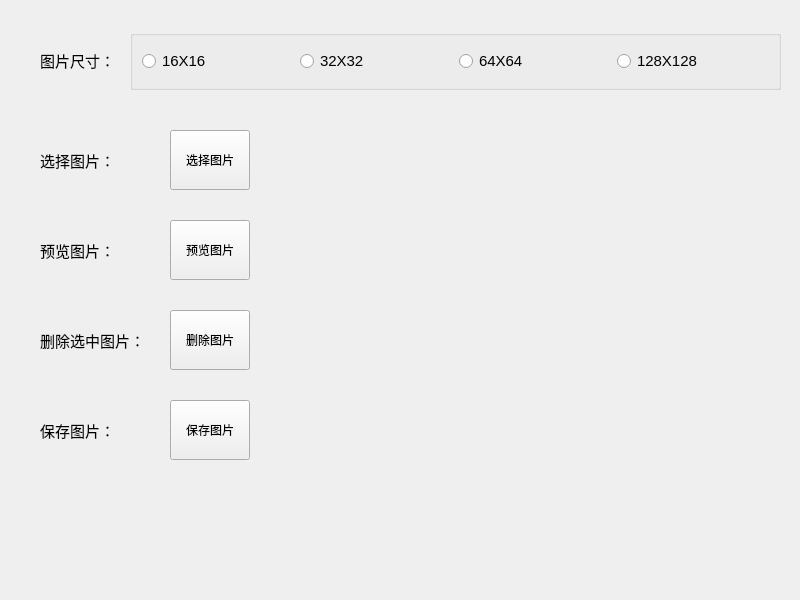
<?xml version="1.0" encoding="UTF-8"?>
<ui version="4.0">
 <class>Widget</class>
 <widget class="QWidget" name="Widget">
  <property name="geometry">
   <rect>
    <x>0</x>
    <y>0</y>
    <width>800</width>
    <height>600</height>
   </rect>
  </property>
  <property name="windowTitle">
   <string>Widget</string>
  </property>
  <property name="windowIcon">
   <iconset resource="images.qrc">
    <normaloff>:/images/logo.ico</normaloff>:/images/logo.ico</iconset>
  </property>
  <widget class="QLabel" name="label">
   <property name="geometry">
    <rect>
     <x>40</x>
     <y>30</y>
     <width>80</width>
     <height>60</height>
    </rect>
   </property>
   <property name="font">
    <font>
     <pointsize>11</pointsize>
    </font>
   </property>
   <property name="text">
    <string>图片尺寸：</string>
   </property>
  </widget>
  <widget class="QGroupBox" name="groupBox">
   <property name="geometry">
    <rect>
     <x>130</x>
     <y>30</y>
     <width>651</width>
     <height>60</height>
    </rect>
   </property>
   <property name="title">
    <string/>
   </property>
   <layout class="QHBoxLayout" name="horizontalLayout">
    <item>
     <widget class="QRadioButton" name="radioButton_16">
      <property name="font">
       <font>
        <pointsize>11</pointsize>
       </font>
      </property>
      <property name="text">
       <string>16X16</string>
      </property>
     </widget>
    </item>
    <item>
     <widget class="QRadioButton" name="radioButton_32">
      <property name="font">
       <font>
        <pointsize>11</pointsize>
       </font>
      </property>
      <property name="text">
       <string>32X32</string>
      </property>
      <property name="checkable">
       <bool>true</bool>
      </property>
      <property name="checked">
       <bool>false</bool>
      </property>
     </widget>
    </item>
    <item>
     <widget class="QRadioButton" name="radioButton_64">
      <property name="font">
       <font>
        <pointsize>11</pointsize>
       </font>
      </property>
      <property name="text">
       <string>64X64</string>
      </property>
     </widget>
    </item>
    <item>
     <widget class="QRadioButton" name="radioButton_128">
      <property name="font">
       <font>
        <pointsize>11</pointsize>
       </font>
      </property>
      <property name="text">
       <string>128X128</string>
      </property>
     </widget>
    </item>
   </layout>
  </widget>
  <widget class="QLabel" name="label_2">
   <property name="geometry">
    <rect>
     <x>40</x>
     <y>130</y>
     <width>80</width>
     <height>60</height>
    </rect>
   </property>
   <property name="font">
    <font>
     <pointsize>11</pointsize>
    </font>
   </property>
   <property name="text">
    <string>选择图片：</string>
   </property>
  </widget>
  <widget class="QLabel" name="label_3">
   <property name="geometry">
    <rect>
     <x>40</x>
     <y>220</y>
     <width>80</width>
     <height>60</height>
    </rect>
   </property>
   <property name="font">
    <font>
     <pointsize>11</pointsize>
    </font>
   </property>
   <property name="text">
    <string>预览图片：</string>
   </property>
  </widget>
  <widget class="QPushButton" name="pushButton_select">
   <property name="geometry">
    <rect>
     <x>170</x>
     <y>130</y>
     <width>80</width>
     <height>60</height>
    </rect>
   </property>
   <property name="text">
    <string>选择图片</string>
   </property>
  </widget>
  <widget class="QLabel" name="label_filename">
   <property name="geometry">
    <rect>
     <x>270</x>
     <y>130</y>
     <width>511</width>
     <height>60</height>
    </rect>
   </property>
   <property name="text">
    <string/>
   </property>
  </widget>
  <widget class="QPushButton" name="pushButton_preview">
   <property name="geometry">
    <rect>
     <x>170</x>
     <y>220</y>
     <width>80</width>
     <height>60</height>
    </rect>
   </property>
   <property name="text">
    <string>预览图片</string>
   </property>
  </widget>
  <widget class="QLabel" name="label_5">
   <property name="geometry">
    <rect>
     <x>40</x>
     <y>310</y>
     <width>121</width>
     <height>60</height>
    </rect>
   </property>
   <property name="font">
    <font>
     <pointsize>11</pointsize>
    </font>
   </property>
   <property name="text">
    <string>删除选中图片：</string>
   </property>
  </widget>
  <widget class="QPushButton" name="pushButton_delete">
   <property name="geometry">
    <rect>
     <x>170</x>
     <y>310</y>
     <width>80</width>
     <height>60</height>
    </rect>
   </property>
   <property name="text">
    <string>删除图片</string>
   </property>
  </widget>
  <widget class="QPushButton" name="pushButton_4">
   <property name="geometry">
    <rect>
     <x>170</x>
     <y>400</y>
     <width>80</width>
     <height>60</height>
    </rect>
   </property>
   <property name="text">
    <string>保存图片</string>
   </property>
  </widget>
  <widget class="QLabel" name="label_6">
   <property name="geometry">
    <rect>
     <x>40</x>
     <y>400</y>
     <width>121</width>
     <height>60</height>
    </rect>
   </property>
   <property name="font">
    <font>
     <pointsize>11</pointsize>
    </font>
   </property>
   <property name="text">
    <string>保存图片：</string>
   </property>
  </widget>
  <widget class="QLabel" name="label_preview">
   <property name="geometry">
    <rect>
     <x>490</x>
     <y>220</y>
     <width>261</width>
     <height>241</height>
    </rect>
   </property>
   <property name="text">
    <string/>
   </property>
  </widget>
 </widget>
 <resources>
  <include location="images.qrc"/>
 </resources>
 <connections/>
</ui>
